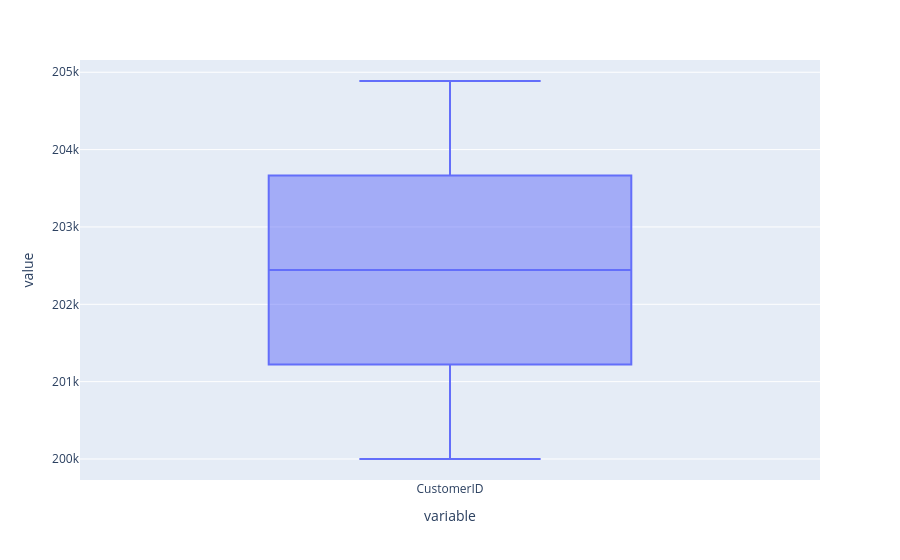
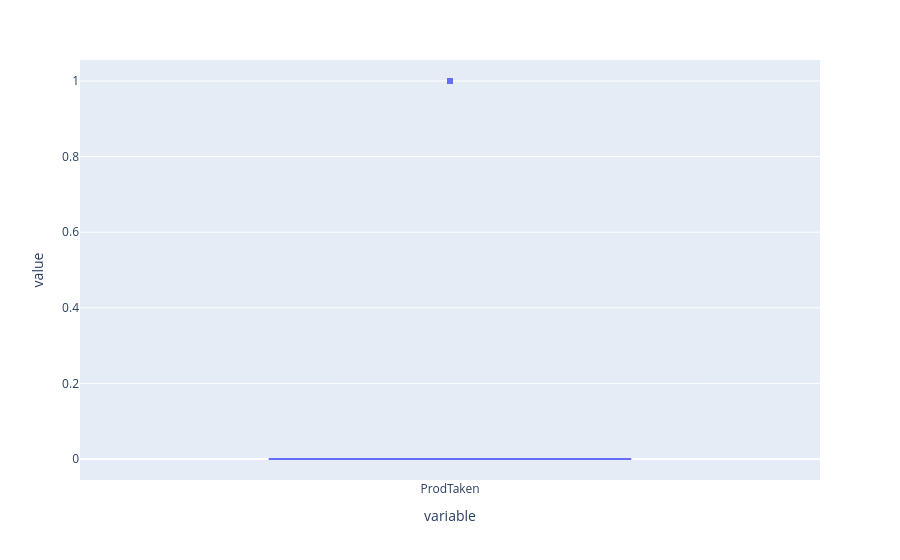
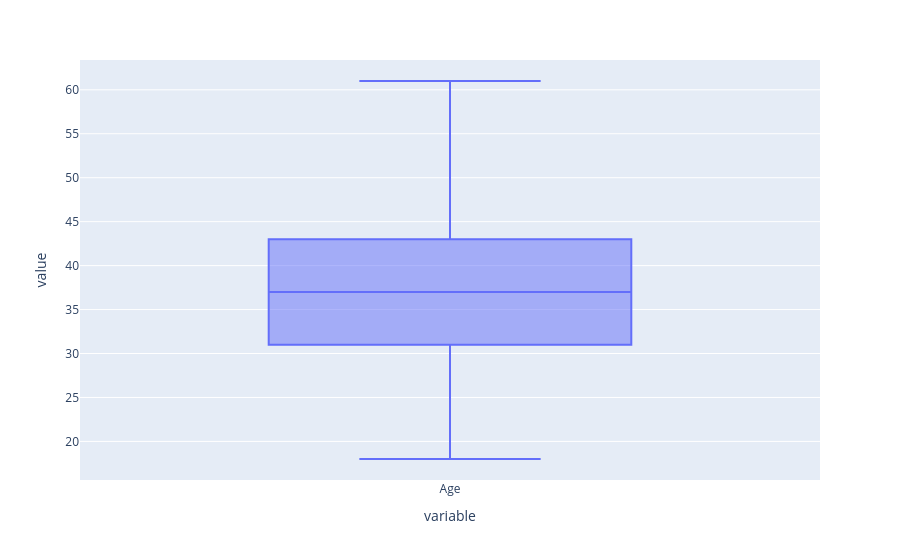
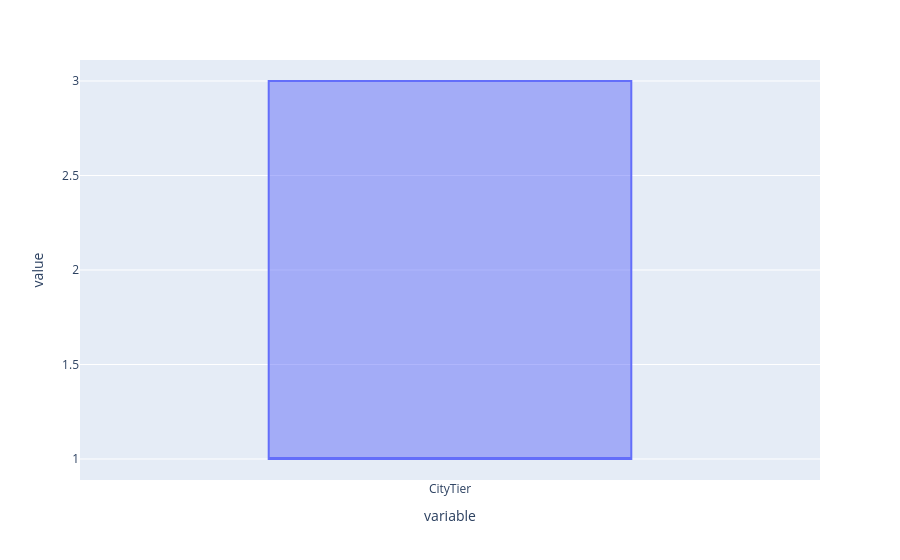

Notebook code cell kept with these figures, in order:
### Code cell
for col in TR.columns:
    if TR[col].dtypes!='object':
        fig=px.box(TR[col])
        fig.show()

### Figure 1 — Plotly figure (JSON) as saved in the notebook; plotly's stock layout.template omitted (floating-point values rounded to 4 significant figures; data arrays with more than 128 entries replaced by an {"elided": "..."} marker saying what was removed)
{"data": [{"alignmentgroup": "True", "hovertemplate": "variable=%{x}<br>value=%{y}<extra></extra>", "legendgroup": "", "marker": {"color": "#636efa"}, "name": "", "notched": false, "offsetgroup": "", "orientation": "v", "showlegend": false, "type": "box", "x": {"elided": "4888 str values"}, "x0": " ", "xaxis": "x", "y": {"elided": "4888 int values"}, "y0": " ", "yaxis": "y"}], "layout": {"boxmode": "group", "legend": {"tracegroupgap": 0}, "margin": {"t": 60}, "xaxis": {"anchor": "y", "domain": [0, 1], "title": {"text": "variable"}}, "yaxis": {"anchor": "x", "domain": [0, 1], "title": {"text": "value"}}}}

### Figure 2 — Plotly figure (JSON) as saved in the notebook; plotly's stock layout.template omitted (floating-point values rounded to 4 significant figures; data arrays with more than 128 entries replaced by an {"elided": "..."} marker saying what was removed)
{"data": [{"alignmentgroup": "True", "hovertemplate": "variable=%{x}<br>value=%{y}<extra></extra>", "legendgroup": "", "marker": {"color": "#636efa"}, "name": "", "notched": false, "offsetgroup": "", "orientation": "v", "showlegend": false, "type": "box", "x": {"elided": "4888 str values"}, "x0": " ", "xaxis": "x", "y": {"elided": "4888 int values"}, "y0": " ", "yaxis": "y"}], "layout": {"boxmode": "group", "legend": {"tracegroupgap": 0}, "margin": {"t": 60}, "xaxis": {"anchor": "y", "domain": [0, 1], "title": {"text": "variable"}}, "yaxis": {"anchor": "x", "domain": [0, 1], "title": {"text": "value"}}}}

### Figure 3 — Plotly figure (JSON) as saved in the notebook; plotly's stock layout.template omitted (floating-point values rounded to 4 significant figures; data arrays with more than 128 entries replaced by an {"elided": "..."} marker saying what was removed)
{"data": [{"alignmentgroup": "True", "hovertemplate": "variable=%{x}<br>value=%{y}<extra></extra>", "legendgroup": "", "marker": {"color": "#636efa"}, "name": "", "notched": false, "offsetgroup": "", "orientation": "v", "showlegend": false, "type": "box", "x": {"elided": "4888 str values"}, "x0": " ", "xaxis": "x", "y": {"elided": "4888 int values"}, "y0": " ", "yaxis": "y"}], "layout": {"boxmode": "group", "legend": {"tracegroupgap": 0}, "margin": {"t": 60}, "xaxis": {"anchor": "y", "domain": [0, 1], "title": {"text": "variable"}}, "yaxis": {"anchor": "x", "domain": [0, 1], "title": {"text": "value"}}}}

### Figure 4 — Plotly figure (JSON) as saved in the notebook; plotly's stock layout.template omitted (floating-point values rounded to 4 significant figures; data arrays with more than 128 entries replaced by an {"elided": "..."} marker saying what was removed)
{"data": [{"alignmentgroup": "True", "hovertemplate": "variable=%{x}<br>value=%{y}<extra></extra>", "legendgroup": "", "marker": {"color": "#636efa"}, "name": "", "notched": false, "offsetgroup": "", "orientation": "v", "showlegend": false, "type": "box", "x": {"elided": "4888 str values"}, "x0": " ", "xaxis": "x", "y": {"elided": "4888 int values"}, "y0": " ", "yaxis": "y"}], "layout": {"boxmode": "group", "legend": {"tracegroupgap": 0}, "margin": {"t": 60}, "xaxis": {"anchor": "y", "domain": [0, 1], "title": {"text": "variable"}}, "yaxis": {"anchor": "x", "domain": [0, 1], "title": {"text": "value"}}}}
